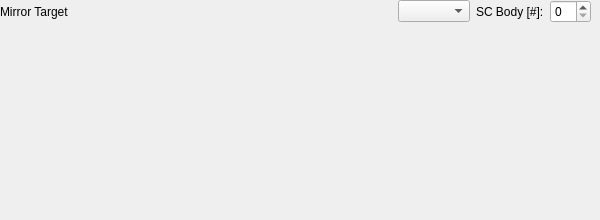
          <widget class="QWidget" name="cmdMirrorConfig">
           <property name="enabled">
            <bool>true</bool>
           </property>
           <attribute name="title">
            <string>Mirror</string>
           </attribute>
           <widget class="QWidget" name="verticalLayoutWidget_7">
            <property name="geometry">
             <rect>
              <x>0</x>
              <y>0</y>
              <width>591</width>
              <height>211</height>
             </rect>
            </property>
            <layout class="QVBoxLayout" name="verticalLayout_12">
             <item>
              <layout class="QHBoxLayout" name="horizontalLayout_39">
               <item>
                <widget class="QLabel" name="label_28">
                 <property name="text">
                  <string>Mirror Target</string>
                 </property>
                </widget>
               </item>
               <item>
                <spacer name="horizontalSpacer_28">
                 <property name="orientation">
                  <enum>Qt::Horizontal</enum>
                 </property>
                 <property name="sizeHint" stdset="0">
                  <size>
                   <width>40</width>
                   <height>20</height>
                  </size>
                 </property>
                </spacer>
               </item>
               <item>
                <widget class="QComboBox" name="cmdMirrorTgt"/>
               </item>
               <item>
                <widget class="QLabel" name="cmdMirrorTgtBdyLabel">
                 <property name="enabled">
                  <bool>true</bool>
                 </property>
                 <property name="text">
                  <string>SC Body [#]:</string>
                 </property>
                </widget>
               </item>
               <item>
                <widget class="QSpinBox" name="cmdMirrorTgtBdyNum">
                 <property name="enabled">
                  <bool>true</bool>
                 </property>
                </widget>
               </item>
              </layout>
             </item>
             <item>
              <spacer name="verticalSpacer_8">
               <property name="orientation">
                <enum>Qt::Vertical</enum>
               </property>
               <property name="sizeHint" stdset="0">
                <size>
                 <width>20</width>
                 <height>40</height>
                </size>
               </property>
              </spacer>
             </item>
            </layout>
           </widget>
          </widget>
